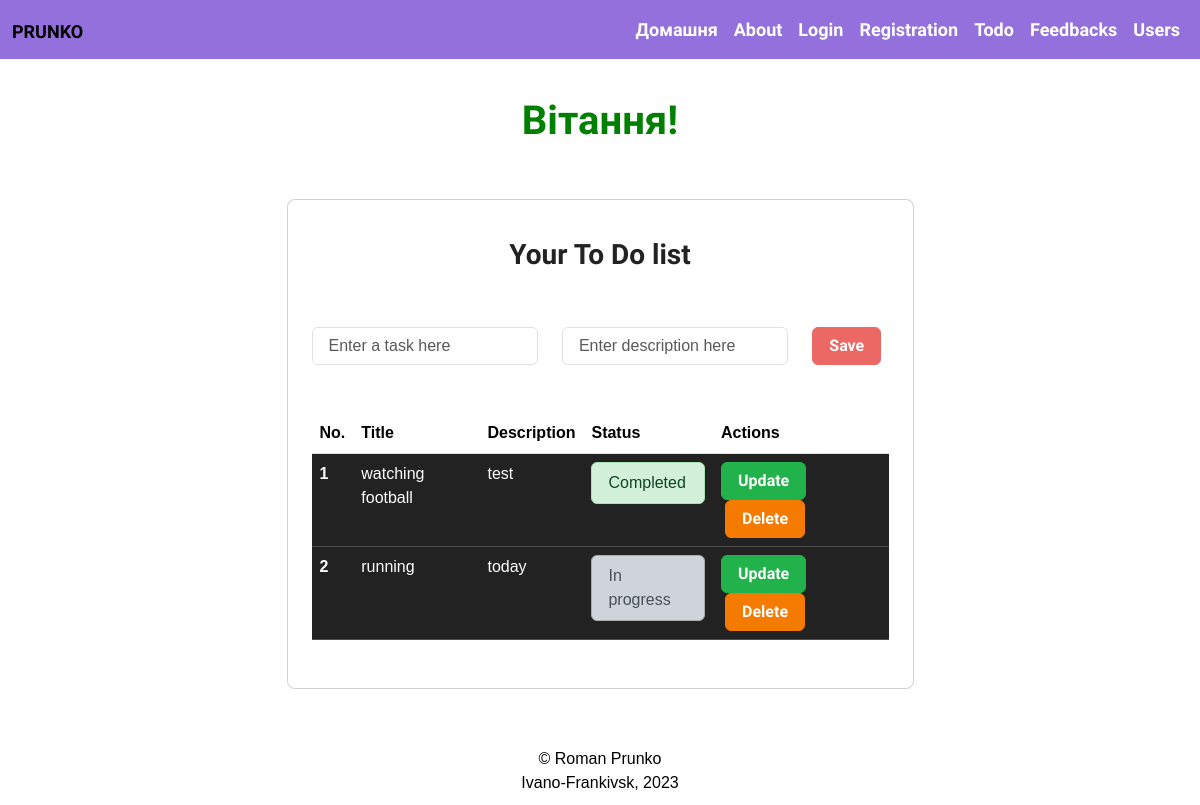
Screenshot of /todo with the database file from the repository.
### app/todo/models.py (models this page shows)
class Todo(db.Model):
    __tablename__ = "todo"
    id = db.Column(db.Integer, primary_key=True)
    title = db.Column(db.String(100))
    description = db.Column(db.String(200))
    complete = db.Column(db.Boolean)

### app/todo/views.py (the view)
@todo.route('/todo', methods=["GET", "POST"])
def todos():
    form = AddTodoItemForm()
    todo_list = Todo.query.all()
    return render_template('todo.html', form=form, todo_list=todo_list)

### app/todo/forms.py
class AddTodoItemForm(FlaskForm):
    title = StringField("Enter a task here", validators=[DataRequired("This field is required")])
    description = StringField("Enter description here", validators=[DataRequired("This field is required")])
    submit = SubmitField("Save")

### app/todo/templates/todo/todo.html (shortened to what this page needs)
{% extends 'base.html' %}
{% block content %}
  <div class="container py-5 h-100">
    <div class="row d-flex justify-content-center align-items-center h-100">
      <div class="col col-lg-9 col-xl-7">
        <div class="card rounded-3">
          <div class="card-body p-4">
            <h3 class="text-center my-3 pb-3">Your To Do list</h3>
            <br>
            <form class="row" action="{{ url_for('todo.add') }}" method="POST">
              <div class="col-5">
                <div class="form-outline">
                  {{ form.title(class="form-control", placeholder="Enter a task here") }}
                </div>
              </div>
              <div class="col-5">
                <div class="form-outline">
                  {{ form.description(class="form-control", placeholder="Enter description here") }}
                </div>
              </div>
              <div class="col-2">
                {{ form.submit(class="btn btn-primary") }}
              </div>
            </form>
            <br><br>
            <table class="table mb-4">
              <thead>
                  <tr>
                    <th scope="col">No.</th>
                    <th scope="col">Title</th>
                    <th scope="col">Description</th>
                    <th scope="col">Status</th>
                    <th scope="col">Actions</th>
                  </tr>
              </thead>
              <tbody>
                  {% for todo in todo_list %}
                  <tr class="table-dark">
                    <th scope="row">{{ todo.id }}</th>
                    <td>{{ todo.title }}</td>
                    <td>{{ todo.description }}</td>
                    <td>
                      <ul class="list-group">
                        {% if todo.complete == False %}
                          <li class="list-group-item list-group-item-dark">In progress</li>
                        {% else %}
                          <li class="list-group-item list-group-item-success completed">Completed</li>
                        {% endif %}
                      </ul>
                    </td>
                    <td>
                      <a class="btn btn-success" href="{{ url_for('todo.update', id=todo.id) }}">Update</a>
                      <a class="btn btn-danger ms-1" href="{{ url_for('todo.delete', id=todo.id) }}">Delete</a>
                    </td>
                  </tr>
                  {% endfor %}
              </tbody>
          </table>
          </div>
        </div>
      </div>
    </div>
  </div>
{% endblock %}

### app/static/css/styles.css (style rules this page uses)
body { font-family: 'Arial', sans-serif; }

### rows the page displays
Todo: id "1", title "watching football", description "test", complete "Completed"
Todo: id "2", title "running", description "today", complete "In progress"

### other values shown
{{ name }} "Домашня" "About" "Login" "Registration" "Todo" "Feedbacks" "Users"
